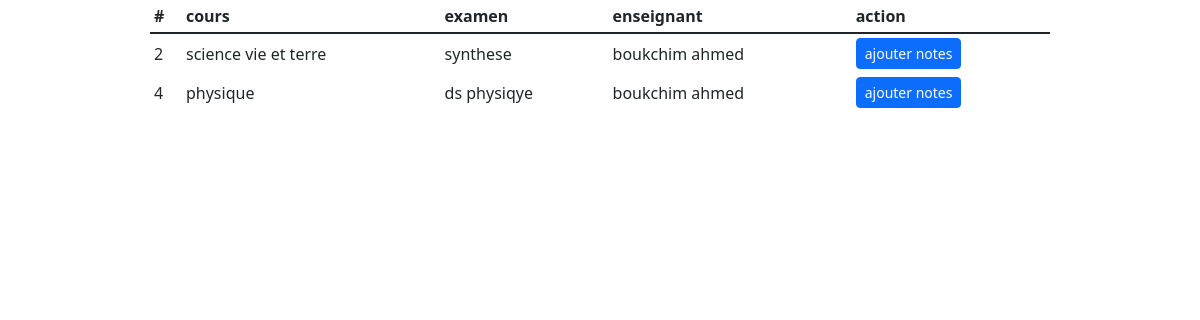
Page /examen/liste_examen.php on the committed database.
### tables this page shows
CREATE TABLE `examen` (
  `id_examen` int NOT NULL,
  `nom_examen` varchar(255) DEFAULT NULL,
  `cours` int NOT NULL,
  `eleve` int DEFAULT '0',
  `date` date DEFAULT NULL
);

CREATE TABLE `cours` (
  `id_cours` int NOT NULL,
  `nom_cours` varchar(255) NOT NULL,
  `description` text,
  `date_ajout` date DEFAULT NULL,
  `enseignant` int NOT NULL
);

CREATE TABLE `utilisateur` (
  `id_utilisateur` int NOT NULL,
  `prenom` varchar(255) NOT NULL,
  `nom` varchar(255) NOT NULL,
  `cin` varchar(255) NOT NULL,
  `num_tel` int NOT NULL,
  `role` varchar(256) NOT NULL,
  `mdp` varchar(255) DEFAULT NULL
);

### examen/liste_examen.php (the view, shortened to what this page needs)
<!DOCTYPE html>
<html lang="en">
<head>
    <link href="https://cdn.jsdelivr.net/npm/bootstrap@5.3.0-alpha3/dist/css/bootstrap.min.css" rel="stylesheet">
</head>
<body>
<div class="container-fluid ">
  <div class="row justify-content-center">
<?php  require '../config.php' ?>
<table class=" table-sm  w-75 justify-content" style=" overflow:scroll;">
  <thead>
    <tr>
      <th scope="col">#</th>
      <th scope="col">cours</th>
      <th scope="col">examen</th>
      <th scope="col">enseignant</th>
      <th scope="col"> action</th>
    </tr>
  </thead>
  <tbody class="table-group-divider">
 <?php
 try {
  $sql = "SELECT u.nom,u.prenom, id_examen,nom_cours, nom_examen  from examen join cours on examen.cours=cours.id_cours join enseignant on cours.enseignant = enseignant.utilisateur join utilisateur u on enseignant.utilisateur = u.id_utilisateur;";
    $result = $db->query($sql);
     while($row =$result->fetch(PDO::FETCH_ASSOC)){
        echo '<tr>';
        echo'<td>'.$row['id_examen'].'</td>';
        echo '<td>'.$row['nom_cours'].'</td>';
        echo'<td>'.$row['nom_examen'].'</td>';
        echo'<td>'.$row['nom']." ".$row['prenom'].'</td>';
        ?>
  <td>
    <a class="btn btn-sm btn-primary" href="../notes/ajouter_note.php?id=<?=$row['id_examen']?>">ajouter notes</a></td>
        <?php
        echo'</tr>';
     }
echo'</tbody>
</table>';
    }
    catch(PDOException $e)
{
    echo "<br> Probleme de requete".$e->getMessage();
}
 ?>
  </div>
  </div>
</body>
</html>

### rows in the picture
examen: id_examen "2", cours.nom_cours "science vie et terre", nom_examen "synthese", utilisateur.nom "boukchim", utilisateur.prenom "ahmed"
examen: id_examen "4", cours.nom_cours "physique", nom_examen "ds physiqye", utilisateur.nom "boukchim", utilisateur.prenom "ahmed"
